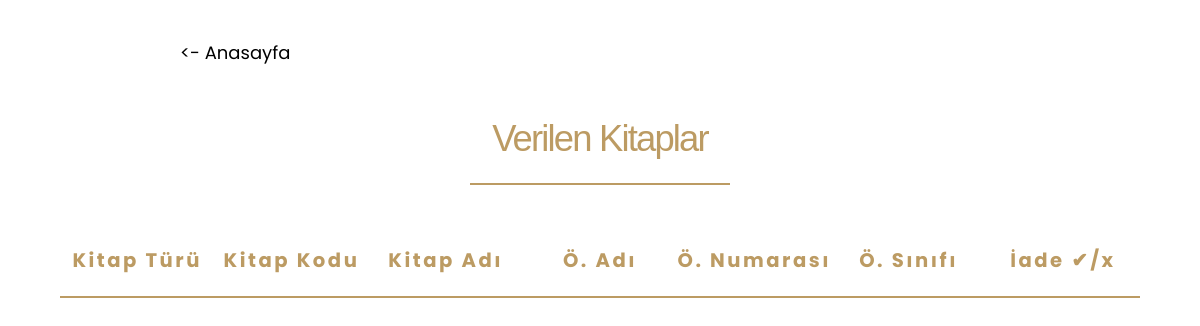
The page /given-books on the database as committed earlier.
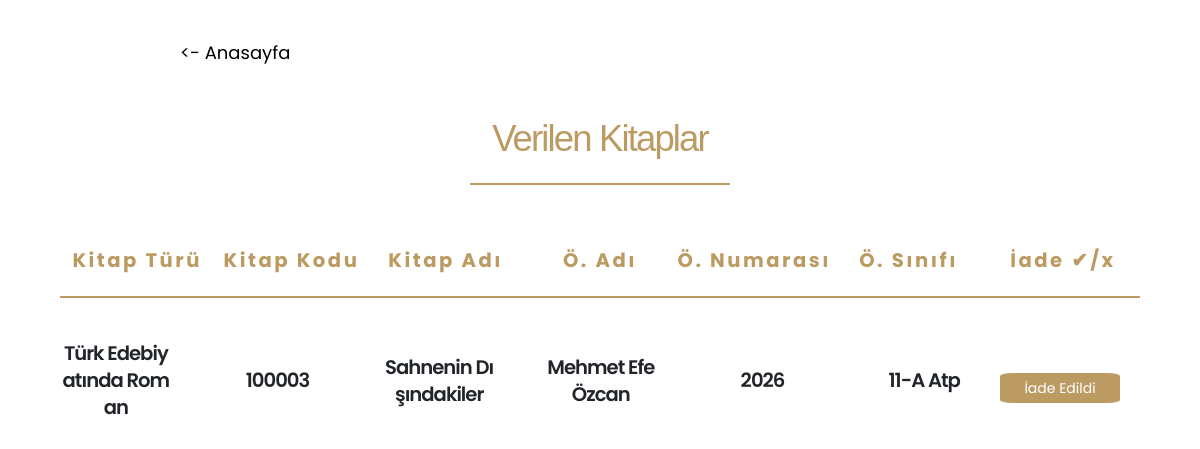
The same page on the database as committed later.
### main.py (models this page shows)
class givenBooks(db.Model):
    id = db.Column(db.Integer, primary_key=True)
    category = db.Column(db.String(100), nullable=False)
    bookCode = db.Column(db.String(100), nullable=False)
    bookName = db.Column(db.String(100), nullable=False)
    studentName = db.Column(db.String(50), nullable=False)
    classroom = db.Column(db.String(10), nullable=False)
    no = db.Column(db.String(10), nullable=False)

### main.py (the view)
@app.route("/given-books", methods=["POST", "GET"])
def givenBooksPage():
    _givenBooks = givenBooks.query.all()
    return render_template("givenBooks.html", givenBooks=_givenBooks)

### templates/givenBooks.html (shortened to what this page needs)
<!DOCTYPE html>
<html lang="en">
  <head>
    <link rel="stylesheet" href="../static/css/bootstrap.min.css" />
    <link rel="stylesheet" href="../static/css/all.min.css" />
    <link rel="stylesheet" href="../static/css/animate.compat.css" />
    <link rel="stylesheet" href="../static/css/simple-line-icons.min.css" />
    <link rel="stylesheet" href="../static/css/owl.carousel.min.css" />
    <link rel="stylesheet" href="../static/css/owl.theme.default.min.css" />
    <link rel="stylesheet" href="../static/css/magnific-popup.min.css" />
    <link rel="stylesheet" href="../static/css/theme.css" />
    <link rel="stylesheet" href="../static/css/theme-elements.css" />
    <link rel="stylesheet" href="../static/css/theme-blog.css" />
    <link rel="stylesheet" href="../static/css/theme-shop.css" />
    <link rel="stylesheet" href="../static/css/demo-restaurant.css" />
    <link
      id="skinCSS"
      rel="stylesheet"
      href="../static/css/skin-restaurant.css"
    />
    <link rel="stylesheet" href="../static/css/custom.css" />
    <link href="../static/css/all.min.css" rel="stylesheet" type="text/css" />
    <link rel="stylesheet" href="../static/css/style.css" />
  </head>
  <body>
    <div style="margin-left: 180px; margin-top: 40px">
      <a
        href="/home"
        style="font-size: large; text-decoration: none; color: black"
        ><- Anasayfa</a
      >
    </div>
    <div
      style="
        width: 260px;
        margin: 0 auto;
        padding-top: 50px;
        text-align: center;
      "
    >
      <h1
        style="
          color: #bc9b63;
          font-family: Verdana, Geneva, Tahoma, sans-serif;
          margin: 0;
        "
      >
        Verilen Kitaplar
      </h1>
      <hr style="color: #bc9b63; border: solid 1px" />
    </div>
    <main style="display: flex; flex-direction: column">
      <div
        style="
          width: 90%;
          margin: 0 auto;
          text-align: center;
          justify-content: center;
          align-items: center;
          padding-top: 40px;
          display: flex;
          flex-direction: row;
        "
      >
        <article style="width: 100%">
          <div>
            <h4
              style="color: #bc9b63"
              class="font-weight-bold positive-ls-3 mb-3"
            >
              Kitap Türü
            </h4>
            <hr style="color: #bc9b63; border: solid 1px" />
          </div>
        </article>
        <article style="width: 100%">
          <div>
            <h4
              style="color: #bc9b63"
              class="font-weight-bold positive-ls-3 mb-3"
            >
              Kitap Kodu
            </h4>
            <hr style="color: #bc9b63; border: solid 1px" />
          </div>
        </article>
        <article style="width: 100%">
          <div>
            <h4
              style="color: #bc9b63"
              class="font-weight-bold positive-ls-3 mb-3"
            >
              Kitap Adı
            </h4>
            <hr style="color: #bc9b63; border: solid 1px" />
          </div>
        </article>
        <article style="width: 100%">
          <div>
            <h4
              style="color: #bc9b63"
              class="font-weight-bold positive-ls-3 mb-3"
            >
              Ö. Adı
            </h4>
            <hr style="color: #bc9b63; border: solid 1px" />
          </div>
        </article>
        <article style="width: 100%">
          <div>
            <h4
              style="color: #bc9b63"
              class="font-weight-bold positive-ls-3 mb-3"
            >
              Ö. Numarası
            </h4>
            <hr style="color: #bc9b63; border: solid 1px" />
          </div>
        </article>
        <article style="width: 100%">
          <div>
            <h4
              style="color: #bc9b63"
              class="font-weight-bold positive-ls-3 mb-3"
            >
              Ö. Sınıfı
            </h4>
            <hr style="color: #bc9b63; border: solid 1px" />
          </div>
        </article>
        <article style="width: 100%">
          <div>
            <h4
              style="color: #bc9b63"
              class="font-weight-bold positive-ls-3 mb-3"
            >
              İade ✔︎/x
            </h4>
            <hr style="color: #bc9b63; border: solid 1px" />
          </div>
        </article>
      </div>
      {% for book in givenBooks %}
      <div
        style="
          width: 90%;
          margin: 0 auto;
          text-align: center;
          justify-content: center;
          align-items: center;
          padding-top: 20px;
          display: flex;
          flex-direction: row;
        "
      >
        <article style="width: 60%; margin-right: 50px">
          <div>
            <h4 style="word-break: break-all">{{book.category}}</h4>
          </div>
        </article>
        <article style="width: 60%; margin-right: 50px">
          <div>
            <h4 style="word-break: break-all">{{book.bookCode}}</h4>
          </div>
        </article>
        <article style="width: 60%; margin-right: 50px">
          <div>
            <h4 style="word-break: break-all">{{book.bookName}}</h4>
          </div>
        </article>
        <article style="width: 60%; margin-right: 50px">
          <div>
            <h4 style="word-break: break-all">{{book.studentName}}</h4>
          </div>
        </article>
        <article style="width: 60%; margin-right: 50px">
          <div>
            <h4 style="word-break: break-all">{{book.no}}</h4>
          </div>
        </article>
        <article style="width: 60%; margin-right: 20px">
          <div>
            <h4 style="word-break: break-all">{{book.classroom}}</h4>
          </div>
        </article>
        <article style="width: 60%; margin-right: 20px">
          <div>
            <input
              type="submit"
              value="İade Edildi"
              style="
                min-width: 120px;
                border-radius: 10%;
                border: 1px solid transparent;
                background-color: #bc9b63;
                color: white;
              "
            />
          </div>
        </article>
      </div>
      {% endfor %}
    </main>
  </body>
</html>

### static/css/demo-restaurant.css (style rules this page uses)
h1, h2, h3 { font-family: "Lora", serif; }

Rows that differ between the two databases and show on the page:
added givenBooks: category "Türk Edebiyatında Roman", bookCode "100003", bookName "Sahnenin Dışındakiler", studentName "Mehmet Efe Özcan", no "2026", classroom "11-A Atp"
